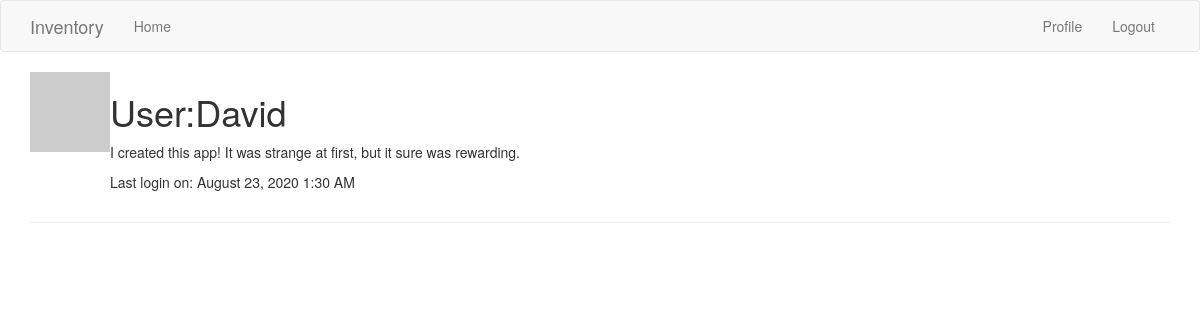
Screenshot of /user/David (signed in) with the database file from the repository.
### app/models.py (models this page shows, shortened)
class User(UserMixin,db.Model):
    id = db.Column(db.Integer, primary_key=True)
    username = db.Column(db.String(64), index=True, unique=True)
    email = db.Column(db.String(164), index=True, unique=True)
    password_hash = db.Column(db.String(128))
    items = db.relationship('Item', backref='owner', lazy='dynamic')
    about_me = db.Column(db.String(128))
    last_seen = db.Column(db.DateTime, default=datetime.utcnow)
    def avatar(self,size):
        digest = md5(self.email.lower().encode('utf-8')).hexdigest()
        return 'https://www.gravatar.com/avatar/{}?d=identicon&s={}?f=y'.format(digest,size)

### app/routes.py (the view)
@app.route('/user/<username>')
@login_required
def user(username):
    user = User.query.filter_by(username=username).first_or_404()
    return render_template('user.html', user=user)

### app/models.py (called while the page is built)
@login.user_loader
def load_user(id):
    return User.query.get(int(id))

### app/routes.py (called while the page is built)
@app.before_request
def before_request():
    if current_user.is_authenticated:
        current_user.last_seen = datetime.utcnow()
        db.session.commit()

### app/templates/user.html (shortened to what this page needs)
{% extends "base.html" %}
{% block app_content %}
    <table>
        <tr valign="top">
            <td><img src = "{{user.avatar(128)}}"></td>
            <td>
                <h1>User:{{user.username}}</h1>
                {% if user.about_me %}
                    <p>{{ user.about_me }}</p>
                {% endif %}
                {% if user.last_seen %}
                    <p>Last login on: {{ moment(user.last_seen).format('LLL') }}</p>
                {% endif %}
            </td>
        </tr>
    </table>
    <hr>
{% endblock %}

### rows the page displays
User: username "David", about_me "I created this app! It was strange at first, but it sure was rewarding.", last_seen "August 23, 2020 1:30 AM"
